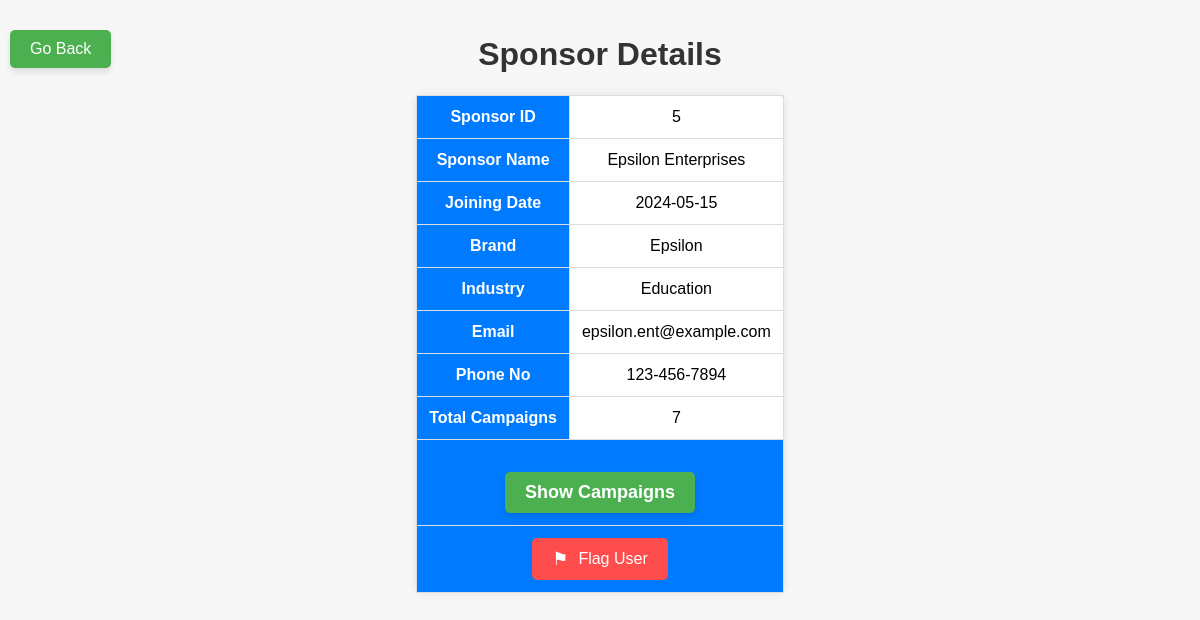
/admin/sponsor/sponsor_details/1/5 (signed in), run on the app's committed database.
### application/models.py (models this page shows)
class Sponsor(db.Model):
    SponsorID = db.Column(db.Integer, primary_key=True, autoincrement=True)
    Name = db.Column(db.String(255), nullable=False)
    Password = db.Column(db.String(255), nullable=False)
    JoiningDate = db.Column(db.Date)
    Brand = db.Column(db.String(255))
    Industry = db.Column(db.String(255))
    Email = db.Column(db.String(255), nullable=False)
    PhoneNo = db.Column(db.String(255), nullable=False)
    BrandDescription = db.Column(db.String(255))
    Address = db.Column(db.String(255))
    Website = db.Column(db.String(255))
    Flagged = db.Column(db.Integer,nullable=False,default=0)
    ProfilePicLink=db.Column(db.String(255))
    campaigns = db.relationship('Campaign', back_populates='sponsor', cascade='all, delete-orphan')

### application/admin_controllers.py (the view)
@app.route('/admin/sponsor/sponsor_details/<int:admin_ID>/<sponsor_ID>',methods=['GET'])
@login_required(role='admin')
def admin_sponsor_details(admin_ID,sponsor_ID):
    sponsor_campaign=(db.session.query(Sponsor,func.count(Campaign.CampaignID))
                      .filter(Sponsor.SponsorID==sponsor_ID)
                      .join(Campaign,Campaign.SponsorID==Sponsor.SponsorID)
                      .one())
    (spon,campaigns)=sponsor_campaign
    return render_template('Admin_sponsor_details.html',admin_ID=admin_ID,spon=spon,campaigns=campaigns)

### application/home_controllers.py (called while the page is built)
def login_required(role=None):
    def decorator(f):
        @wraps(f)
        def decorated_function(*args, **kwargs):
            if 'user_id' not in session:
                flash('You need to log in to access this page.')
                return redirect(url_for('login'))
            user_id = None
            if role == 'influencer':
                user_id = kwargs.get('influencer_ID')
            elif role == 'sponsor':
                user_id = kwargs.get('sponsor_ID')
            elif role == 'admin':
                user_id = kwargs.get('admin_ID')
            if role and (session.get('user_type') != role or session.get('user_id') != user_id):
                abort(403)
            return f(*args, **kwargs)
        return decorated_function
    return decorator

### Templates/Admin_sponsor_details.html (shortened to what this page needs)
<!DOCTYPE html>
<html lang="en">
<head>
</head>
<body>
    <a href="/admin/sponsors/{{ admin_ID }}" class="go-back">Go Back</a>
    <div class="container">
        <h1>Sponsor Details</h1>
        <table>
            <tr>
                <th>Sponsor ID</th>
                <td>{{ spon.SponsorID }}</td>
            </tr>
            <tr>
                <th>Sponsor Name</th>
                <td>{{ spon.Name }}</td>
            </tr>
            <tr>
                <th>Joining Date</th>
                <td>{{ spon.JoiningDate }}</td>
            </tr>
            <tr>
                <th>Brand</th>
                <td>{{ spon.Brand }}</td>
            </tr>
            <tr>
                <th>Industry</th>
                <td>{{ spon.Industry }}</td>
            </tr>
            <tr>
                <th>Email</th>
                <td>{{ spon.Email }}</td>
            </tr>
            <tr>
                <th>Phone No</th>
                <td>{{ spon.PhoneNo }}</td>
            </tr>
            <tr>
                <th>Total Campaigns</th>
                <td>{{ campaigns }}</td>
            </tr>
            <tr>
                <th colspan="2"><a href="/admin/sponsor/sponsor_campaigns/{{ admin_ID }}/{{ spon.SponsorID }}" class="home-link">Show Campaigns</a></th>
            </tr>
            <tr>
                <th colspan="2">
                    <form action="/admin/sponsor/flag_unflag/{{ admin_ID }}/{{ spon.SponsorID }}" method="POST">
                        <button type="submit" class="flag-user-btn" onclick="return confirm('Are you sure you want to {{ "unflag" if spon.Flagged==1 else "flag" }} this user?');">
                            <span class="flag-icon">&#9873;</span> {{ 'Unflag User' if spon.Flagged==1 else 'Flag User' }}
                        </button>
                    </form>
                </th>
            </tr>
        </table>
    </div>
</body>
</html>

### Templates/Admin_sponsor_details.html (style rules this page uses)
body { font-family: Arial, sans-serif; background-color: #f7f7f7; margin: 0; padding: 15px; display: flex; flex-direction: column; align-items: center; }
h1 { text-align: center; color: #333; }
table { margin: 20px auto; border-collapse: collapse; border: 1px solid #ddd; background-color: #ffffff; border-radius: 8px; box-shadow: 0 0 10px rgba(0, 0, 0, 0.1); }
table th, table td { border: 1px solid #ddd; padding: 12px; text-align: center; }
table th { background-color: #007bff; color: white; }
.go-back { display: inline-block; padding: 10px 20px; background-color: #4caf50; color: white; border-radius: 5px; text-decoration: none; transition: background-color 0.3s ease, box-shadow 0.3s ease; box-shadow: 0 4px 6px rgba(0, 0, 0, 0.1); margin-top: 20px; position: absolute; top: 10px; left: 10px; }
.home-link { display: inline-block; padding: 10px 20px; background-color: #4caf50; color: white; border-radius: 5px; text-decoration: none; transition: background-color 0.3s ease, box-shadow 0.3s ease; box-shadow: 0 4px 6px rgba(0, 0, 0, 0.1); margin-top: 20px; font-size: large; }
.container { max-height: 90vh; overflow-y: auto; text-align: center; margin: 0 auto; width: 80%; }
.flag-user-btn { background-color: #ff4c4c; color: white; border: none; padding: 10px 20px; font-size: 16px; cursor: pointer; border-radius: 5px; display: inline-flex; align-items: center; }
.flag-icon { margin-right: 10px; font-size: 18px; vertical-align: middle; }

### data on the page
Sponsor: SponsorID "5", Name "Epsilon Enterprises", JoiningDate "2024-05-15", Brand "Epsilon", Industry "Education", Email "epsilon.ent@example.com", PhoneNo "123-456-7894", Flagged "Flag User"

### other printed values
{{ campaigns }} "7"
